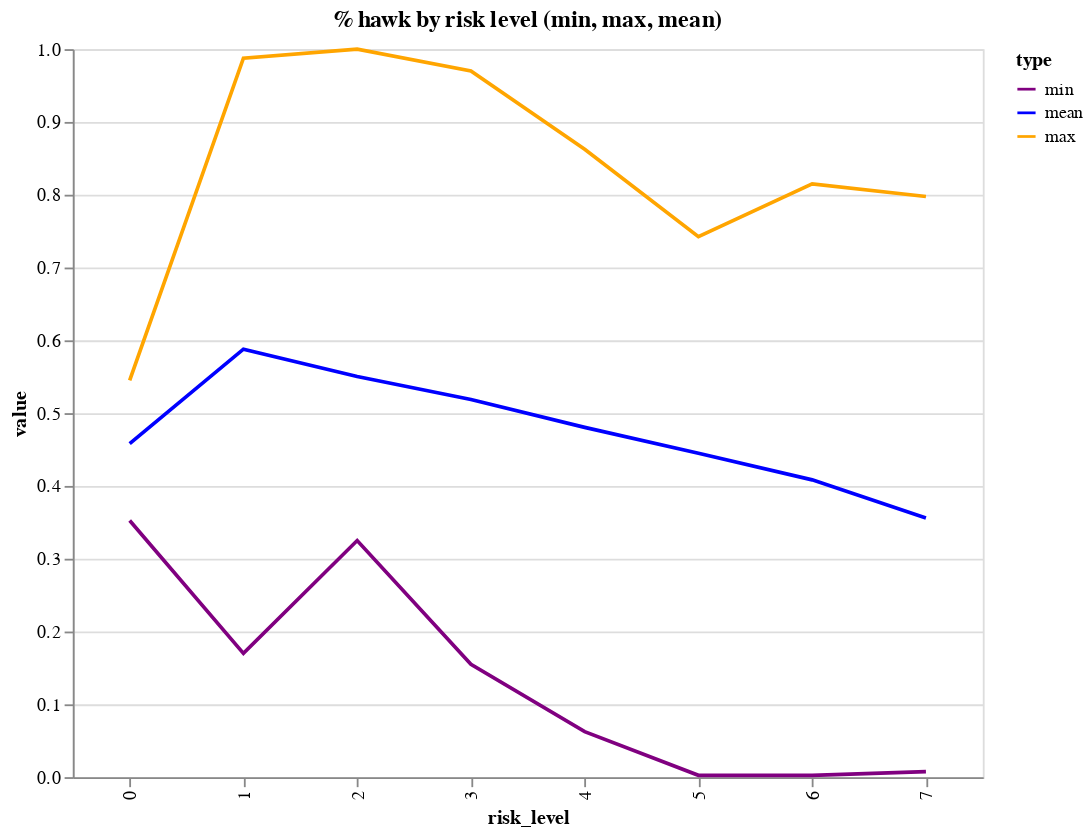

The notebook cell saved with this chart:
### Code cell
alt.Chart(alt_hawkstats_df).mark_line().encode(
    x='risk_level:N', 
    y='value',
    color=alt.Color('type').scale(domain=['min', 'mean', 'max'], range=['purple', 'blue', 'orange'])
).properties(
    title='% hawk by risk level (min, max, mean)',
    width=500,
    height=400
)

### Figure 1 — Vega-Lite specification as saved in the notebook (floating-point values rounded to 4 significant figures)
{"config": {"view": {"continuousWidth": 300, "continuousHeight": 300}}, "data": {"name": "data-95b42154a705a5b7c2a2d901740dbbc8"}, "mark": {"type": "line"}, "encoding": {"color": {"field": "type", "scale": {"domain": ["min", "mean", "max"], "range": ["purple", "blue", "orange"]}, "type": "nominal"}, "x": {"field": "risk_level", "type": "nominal"}, "y": {"field": "value", "type": "quantitative"}}, "height": 400, "title": "% hawk by risk level (min, max, mean)", "width": 500, "$schema": "https://vega.github.io/schema/vega-lite/v5.20.1.json", "datasets": {"data-95b42154a705a5b7c2a2d901740dbbc8": [{"risk_level": 0, "value": 0.545, "type": "max"}, {"risk_level": 0, "value": 0.4582, "type": "mean"}, {"risk_level": 0, "value": 0.3525, "type": "min"}, {"risk_level": 1, "value": 0.9875, "type": "max"}, {"risk_level": 1, "value": 0.5879, "type": "mean"}, {"risk_level": 1, "value": 0.17, "type": "min"}, {"risk_level": 2, "value": 1.0, "type": "max"}, {"risk_level": 2, "value": 0.5504, "type": "mean"}, {"risk_level": 2, "value": 0.325, "type": "min"}, {"risk_level": 3, "value": 0.97, "type": "max"}, {"risk_level": 3, "value": 0.5187, "type": "mean"}, {"risk_level": 3, "value": 0.155, "type": "min"}, {"risk_level": 4, "value": 0.8625, "type": "max"}, {"risk_level": 4, "value": 0.4804, "type": "mean"}, {"risk_level": 4, "value": 0.0625, "type": "min"}, {"risk_level": 5, "value": 0.7425, "type": "max"}, {"risk_level": 5, "value": 0.4448, "type": "mean"}, {"risk_level": 5, "value": 0.0025, "type": "min"}, {"risk_level": 6, "value": 0.815, "type": "max"}, {"risk_level": 6, "value": 0.4083, "type": "mean"}, {"risk_level": 6, "value": 0.0025, "type": "min"}, {"risk_level": 7, "value": 0.7975, "type": "max"}, {"risk_level": 7, "value": 0.3559, "type": "mean"}, {"risk_level": 7, "value": 0.0075, "type": "min"}]}}
